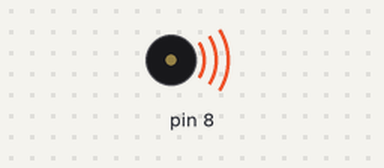
A sketch run on a simulated Arduino Uno, built with avr-gcc and run on an emulated ATmega328P. Parts: buzzer (waves = sounding).

Above: at 0.06 s.
At 7.58 s:
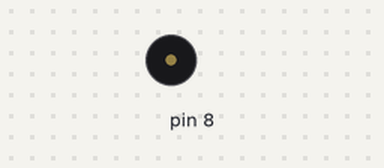
Timing chart, 0 to 8.8 s (numbered marks = the images above):
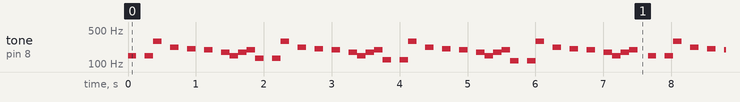

The sketch:

Megalovania_Tune.ino
```cpp
//www.elegoo.com
//2016.12.08

#include "pitches.h"

// notes in the melody:
int melody[] = {
  NOTE_D3, 0, NOTE_D3, NOTE_D4, 0, NOTE_A3, 0, NOTE_GS3, 0, NOTE_G3, 0, NOTE_F3, NOTE_D3, NOTE_F3, NOTE_G3,
  NOTE_C3, 0, NOTE_C3, NOTE_D4, 0, NOTE_A3, 0, NOTE_GS3, 0, NOTE_G3, 0, NOTE_F3, NOTE_D3, NOTE_F3, NOTE_G3,
  NOTE_B2, 0, NOTE_B2, NOTE_D4, 0, NOTE_A3, 0, NOTE_GS3, 0, NOTE_G3, 0, NOTE_F3, NOTE_D3, NOTE_F3, NOTE_G3,
  NOTE_AS2, 0, NOTE_AS2, NOTE_D4, 0, NOTE_A3, 0, NOTE_GS3, 0, NOTE_G3, 0, NOTE_F3, NOTE_D3, NOTE_F3, NOTE_G3};
// int duration = 500;  // 500 miliseconds
int noteDurations[] = {
    8, 100, 8, 8, 8, 4, 8, 8, 8, 8, 8, 4, 8, 8, 8,
    8, 100, 8, 8, 8, 4, 8, 8, 8, 8, 8, 4, 8, 8, 8,
    8, 100, 8, 8, 8, 4, 8, 8, 8, 8, 8, 4, 8, 8, 8,
    8, 100, 8, 8, 8, 4, 8, 8, 8, 8, 8, 4, 8, 8, 8
  };
void setup() {

}

void loop() {
  for (int thisNote = 0; thisNote < 60; thisNote++) {
    // pin8 output the voice, every scale is 0.5 sencond
    tone(8, melody[thisNote], 1000/noteDurations[thisNote]);
    Serial.print(thisNote);

    // Output the voice after several minutes
      delay(125);
  }

  // restart after two seconds
  delay(150);
}
```

pitches.h
```cpp
/*************************************************
 * Public Constants
 *************************************************/

#define NOTE_B0  31
#define NOTE_C1  33
#define NOTE_CS1 35
#define NOTE_D1  37
#define NOTE_DS1 39
#define NOTE_E1  41
#define NOTE_F1  44
#define NOTE_FS1 46
#define NOTE_G1  49
#define NOTE_GS1 52
#define NOTE_A1  55
#define NOTE_AS1 58
#define NOTE_B1  62
#define NOTE_C2  65
#define NOTE_CS2 69
#define NOTE_D2  73
#define NOTE_DS2 78
#define NOTE_E2  82
#define NOTE_F2  87
#define NOTE_FS2 93
#define NOTE_G2  98
#define NOTE_GS2 104
#define NOTE_A2  110
#define NOTE_AS2 117
#define NOTE_B2  123
#define NOTE_C3  131
#define NOTE_CS3 139
#define NOTE_D3  147
#define NOTE_DS3 156
#define NOTE_E3  165
#define NOTE_F3  175
#define NOTE_FS3 185
#define NOTE_G3  196
#define NOTE_GS3 208
#define NOTE_A3  220
#define NOTE_AS3 233
#define NOTE_B3  247
#define NOTE_C4  262
#define NOTE_CS4 277
#define NOTE_D4  294
#define NOTE_DS4 311
#define NOTE_E4  330
#define NOTE_F4  349
#define NOTE_FS4 370
#define NOTE_G4  392
#define NOTE_GS4 415
#define NOTE_A4  440
#define NOTE_AS4 466
#define NOTE_B4  494
#define NOTE_C5  523
#define NOTE_CS5 554
#define NOTE_D5  587
#define NOTE_DS5 622
#define NOTE_E5  659
#define NOTE_F5  698
#define NOTE_FS5 740
#define NOTE_G5  784
#define NOTE_GS5 831
#define NOTE_A5  880
#define NOTE_AS5 932
#define NOTE_B5  988
#define NOTE_C6  1047
#define NOTE_CS6 1109
#define NOTE_D6  1175
#define NOTE_DS6 1245
#define NOTE_E6  1319
#define NOTE_F6  1397
#define NOTE_FS6 1480
#define NOTE_G6  1568
#define NOTE_GS6 1661
#define NOTE_A6  1760
#define NOTE_AS6 1865
#define NOTE_B6  1976
#define NOTE_C7  2093
#define NOTE_CS7 2217
#define NOTE_D7  2349
#define NOTE_DS7 2489
#define NOTE_E7  2637
#define NOTE_F7  2794
#define NOTE_FS7 2960
#define NOTE_G7  3136
#define NOTE_GS7 3322
#define NOTE_A7  3520
#define NOTE_AS7 3729
#define NOTE_B7  3951
#define NOTE_C8  4186
#define NOTE_CS8 4435
#define NOTE_D8  4699
#define NOTE_DS8 4978
```

Measured:
- by itself, tone on pin 8: plays 147 Hz for 0.13 s, 147 Hz for 0.13 s, 294 Hz for 0.13 s, 220 Hz for 0.13 s, 208 Hz for 0.13 s, 196 Hz for 0.13 s … (680 notes in this stretch)
